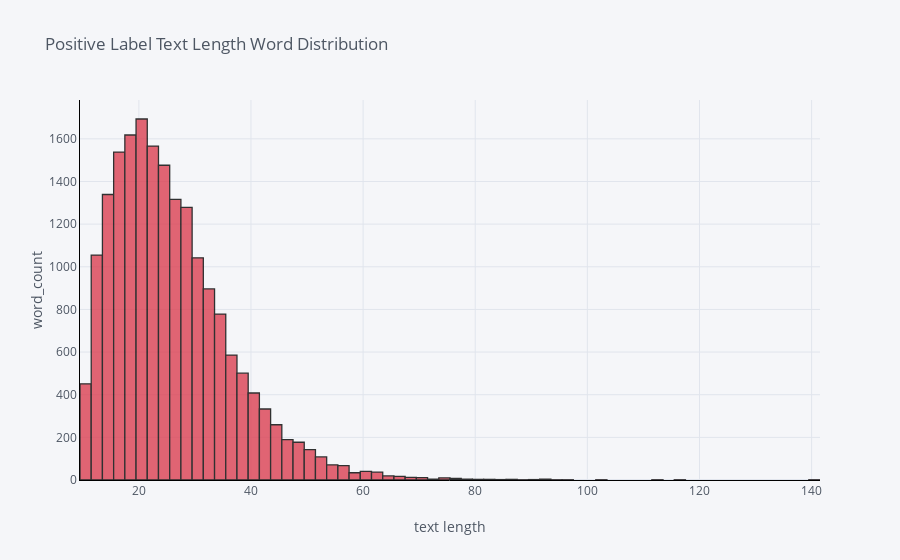
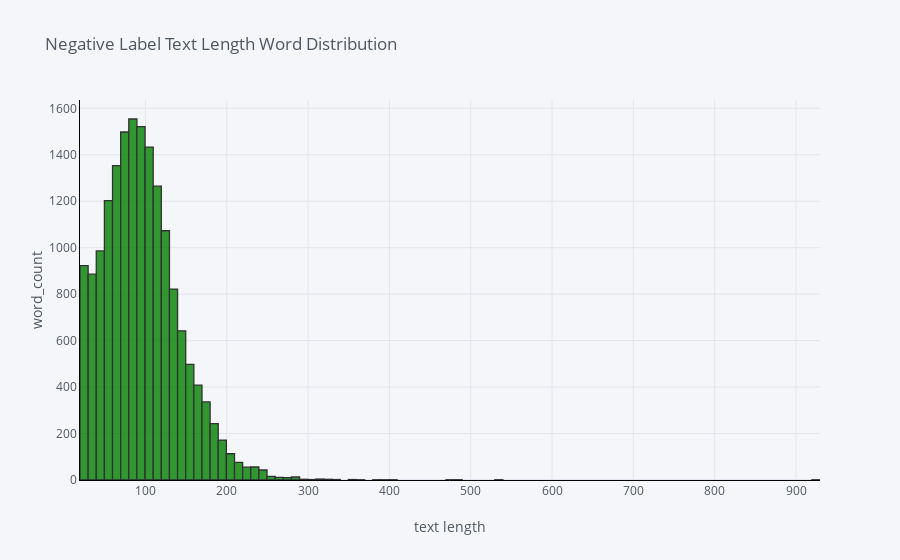

Notebook cell for these charts, in order:
### Code cell
# positive label sentence length and word counts
pos['pos_len'] = pos['Statements'].astype(str).apply(len)
pos['pos_count'] = pos['Statements'].apply(lambda x: len(str(x).split()))
pos['pos_count'].iplot(
    kind='hist',
    bins=100,
    xTitle='text length',
    linecolor='black',
    color='red',
    yTitle='word_count',
    title='Positive Label Text Length Word Distribution')

# negative label sentence length and word counts
neg['neg_len'] = neg['Statements'].astype(str).apply(len)
neg['neg_count'] = neg['Statements'].apply(lambda x: len(str(x).split()))
neg['neg_count'].iplot(
    kind='hist',
    bins=100,
    xTitle='text length',
    linecolor='black',
    color='green',
    yTitle='word_count',
    title='Negative Label Text Length Word Distribution')

### Figure 1 — Plotly figure (JSON) as saved in the notebook; plotly's stock layout.template omitted (floating-point values rounded to 4 significant figures; data arrays with more than 128 entries replaced by an {"elided": "..."} marker saying what was removed)
{"data": [{"histfunc": "count", "histnorm": "", "marker": {"color": "rgba(219, 64, 82, 1.0)", "line": {"color": "#000000", "width": 1.3}}, "name": "pos_count", "nbinsx": 100, "opacity": 0.8, "orientation": "v", "type": "histogram", "x": {"elided": "19107 int values"}}], "layout": {"barmode": "overlay", "legend": {"bgcolor": "#F5F6F9", "font": {"color": "#4D5663"}}, "paper_bgcolor": "#F5F6F9", "plot_bgcolor": "#F5F6F9", "title": {"font": {"color": "#4D5663"}, "text": "Positive Label Text Length Word Distribution"}, "xaxis": {"gridcolor": "#E1E5ED", "linecolor": "black", "showgrid": true, "tickfont": {"color": "#4D5663"}, "title": {"font": {"color": "#4D5663"}, "text": "text length"}, "zerolinecolor": "#E1E5ED"}, "yaxis": {"gridcolor": "#E1E5ED", "linecolor": "black", "showgrid": true, "tickfont": {"color": "#4D5663"}, "title": {"font": {"color": "#4D5663"}, "text": "word_count"}, "zerolinecolor": "#E1E5ED"}}}

### Figure 2 — Plotly figure (JSON) as saved in the notebook; plotly's stock layout.template omitted (floating-point values rounded to 4 significant figures; data arrays with more than 128 entries replaced by an {"elided": "..."} marker saying what was removed)
{"data": [{"histfunc": "count", "histnorm": "", "marker": {"color": "rgba(0, 128, 0, 1.0)", "line": {"color": "#000000", "width": 1.3}}, "name": "neg_count", "nbinsx": 100, "opacity": 0.8, "orientation": "v", "type": "histogram", "x": {"elided": "17233 int values"}}], "layout": {"barmode": "overlay", "legend": {"bgcolor": "#F5F6F9", "font": {"color": "#4D5663"}}, "paper_bgcolor": "#F5F6F9", "plot_bgcolor": "#F5F6F9", "title": {"font": {"color": "#4D5663"}, "text": "Negative Label Text Length Word Distribution"}, "xaxis": {"gridcolor": "#E1E5ED", "linecolor": "black", "showgrid": true, "tickfont": {"color": "#4D5663"}, "title": {"font": {"color": "#4D5663"}, "text": "text length"}, "zerolinecolor": "#E1E5ED"}, "yaxis": {"gridcolor": "#E1E5ED", "linecolor": "black", "showgrid": true, "tickfont": {"color": "#4D5663"}, "title": {"font": {"color": "#4D5663"}, "text": "word_count"}, "zerolinecolor": "#E1E5ED"}}}
